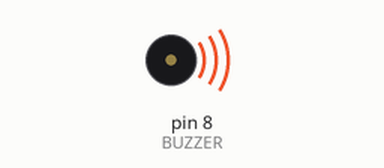
Simulated run of this sketch. Board: Arduino Uno, built with avr-gcc and run on an emulated ATmega328P. Shown: buzzer (waves = sounding). Random numbers use the default seed unless the sketch sets one.

Above: at 0.1 s.
At 39.04 s:
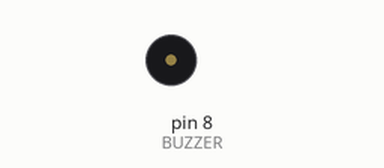
Timing chart, 0 to 40.0 s (numbered marks = the images above):
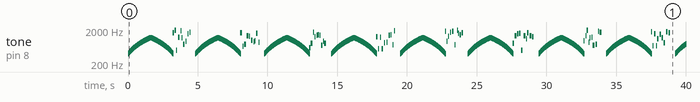

Measured:
- by itself, tone on pin 8 (BUZZER): plays 400 Hz for 0.01 s, 404 Hz for 0.01 s, 408 Hz for 0.01 s, 412 Hz for 0.01 s, 416 Hz for 0.01 s, 420 Hz for 0.01 s … (3385 notes in this stretch)

The sketch:

passive-buzzer.ino
```cpp
// Passive buzzer on D8 + GND
const int BUZZER = 8;

void setup() {
  randomSeed(analogRead(A0)); // seed for randomness (ok selv om A0 er "tom")
}

void loop() {
  // Police/arcade siren sweep up/down
  for (int f = 400; f <= 1200; f += 4) { tone(BUZZER, f, 8); delay(8); }
  for (int f = 1200; f >= 400; f -= 4) { tone(BUZZER, f, 8); delay(8); }

  // Random bleep burst
  for (int i = 0; i < 10; i++) {
    int f = random(500, 2000);
    int d = random(40, 140);
    tone(BUZZER, f, d);
    delay(d + random(20, 80));
  }

  delay(300);
}
```
